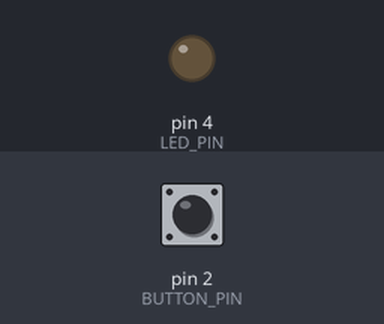
The sketch below on a simulated Arduino Uno, built with avr-gcc and run on an emulated ATmega328P. Parts: output pins drawn as LEDs (lit = HIGH). Inputs (shaded band) come from the test bench; at power-on: pin 2 (BUTTON_PIN) HIGH. What the sketch prints to the serial monitor is not drawn.

Above: at 1.2 s.
1.3 s: pin 2 (BUTTON_PIN) pulled LOW for 0.15 s
At 2.5 s:
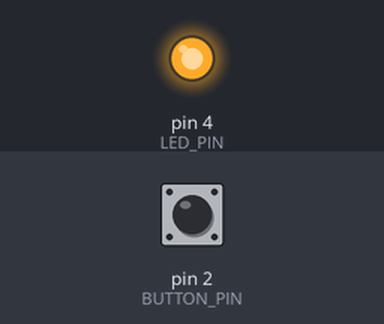
2.9 s: pin 2 (BUTTON_PIN) pulled LOW for 1 s
At 4.0 s:
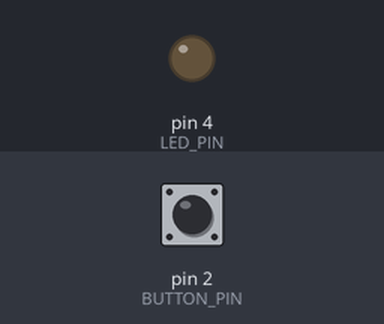
5.4 s: pin 2 (BUTTON_PIN) pulled LOW for 3.2 s
At 5.8 s:
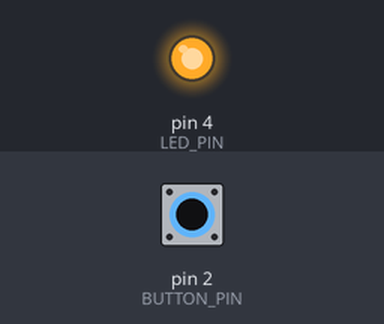
Timing chart, 0 to 8.4 s (numbered marks = the images above; inputs shaded):
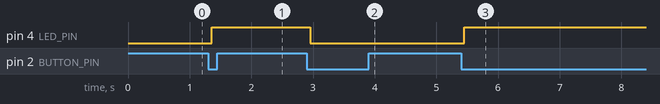

The sketch:

Lab3.ino
```cpp
int BUTTON_PIN = 2;
int LED_PIN = 4;
int buttonState = 0;
bool ledState = false;
int lastButtonState = 0;

unsigned long lastDebounceTime = 0;
unsigned long debounceDelay = 50;
void setup() {
  // put your setup code here, to run once:
  Serial.begin(9600);
  pinMode(BUTTON_PIN, INPUT_PULLUP);
  pinMode(LED_PIN, OUTPUT);
}

void loop() {
  // put your main code here, to run repeatedly:
  int reading = digitalRead(BUTTON_PIN);

  if (reading != lastButtonState){
    lastDebounceTime = millis();
  }
  if ((millis() - lastDebounceTime) > debounceDelay){
    if (reading != buttonState){
      buttonState = reading;
      if (buttonState == LOW){
        ledState = !ledState;
      }
    }
  }
  lastButtonState = reading;
  digitalWrite(LED_PIN, ledState);
  Serial.println(buttonState);
}
```

Measured:
- after the input at 1.3 s, pin 4 (LED_PIN): LOW → HIGH after 0.06 s
- after the input at 2.9 s, pin 4 (LED_PIN): HIGH → LOW after 0.06 s
- after the input at 5.4 s, pin 4 (LED_PIN): LOW → HIGH after 0.06 s
